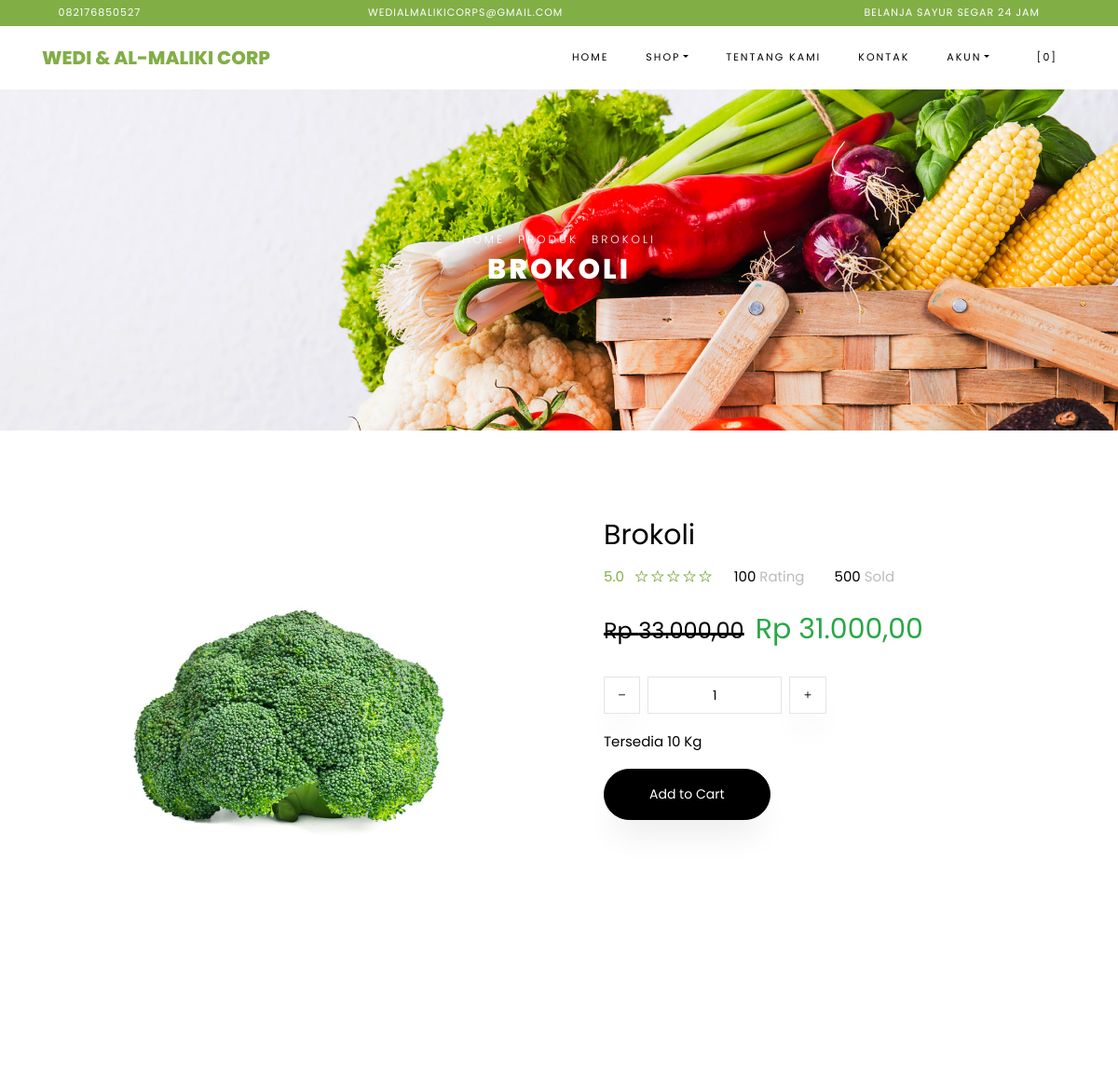
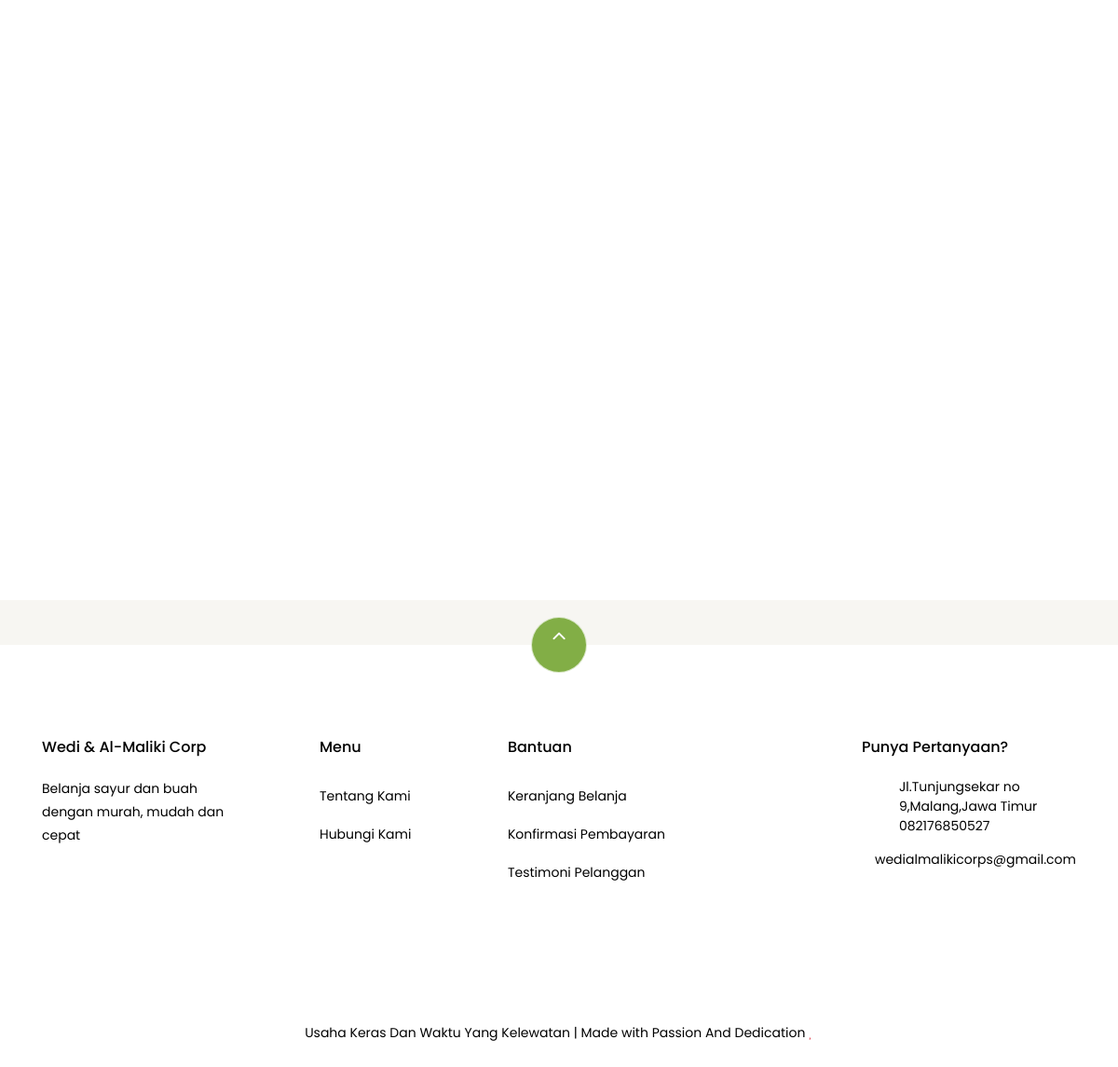
Page /index.php/shop/product/2/BS350420/ on the committed database (2 pictures, top to bottom).
### tables this page shows
CREATE TABLE `settings` (
  `id` int(10) NOT NULL,
  `key` varchar(32) NOT NULL,
  `content` text NOT NULL
);

CREATE TABLE `products` (
  `id` bigint(20) NOT NULL,
  `category_id` int(10) DEFAULT NULL,
  `sku` varchar(32) DEFAULT NULL,
  `name` varchar(191) NOT NULL,
  `description` varchar(191) DEFAULT NULL,
  `picture_name` varchar(191) DEFAULT NULL,
  `price` decimal(8,2) NOT NULL,
  `current_discount` decimal(8,2) DEFAULT 0.00,
  `stock` int(10) NOT NULL,
  `product_unit` varchar(32) DEFAULT NULL,
  `is_available` tinyint(1) DEFAULT 1,
  `add_date` datetime DEFAULT NULL
);

### application/views/themes/vegefoods/shop/view_single_product.php (the view, shortened to what the rows shown need)
<div class="hero-wrap hero-bread" style="background-image: url('<?php echo get_theme_uri('images/bg_1.jpg'); ?>');">
    <div class="container">
      <div class="row no-gutters slider-text align-items-center justify-content-center">
        <div class="col-md-9 ftco-animate text-center">
            <p class="breadcrumbs"><span class="mr-2"><?php echo anchor(base_url(), 'Home'); ?></span>
            <span class="mr-2"><?php echo anchor('browse', 'Produk'); ?></span>
            <span><?php echo $product->name; ?></span></p>
          <h1 class="mb-0 bread"><?php echo $product->name; ?></h1>
        </div>
      </div>
    </div>
  </div>
  <section class="ftco-section">
      <div class="container">
          <div class="row">
              <div class="col-lg-6 mb-5 ftco-animate">
                  <a href="<?php echo base_url('assets/uploads/products/'. $product->picture_name); ?>" class="image-popup"><img src="<?php echo base_url('assets/uploads/products/'. $product->picture_name); ?>" class="img-fluid" alt="<?php echo $product->name; ?>"></a>
              </div>
              <div class="col-lg-6 product-details pl-md-5 ftco-animate">
                  <h3><?php echo $product->name; ?></h3>
                  <div class="rating d-flex">
                          <p class="text-left mr-4">
                              <a href="#" class="mr-2">5.0</a>
                              <a href="#"><span class="ion-ios-star-outline"></span></a>
                              <a href="#"><span class="ion-ios-star-outline"></span></a>
                              <a href="#"><span class="ion-ios-star-outline"></span></a>
                              <a href="#"><span class="ion-ios-star-outline"></span></a>
                              <a href="#"><span class="ion-ios-star-outline"></span></a>
                          </p>
                          <p class="text-left mr-4">
                              <a href="#" class="mr-2" style="color: #000;">100 <span style="color: #bbb;">Rating</span></a>
                          </p>
                          <p class="text-left">
                              <a href="#" class="mr-2" style="color: #000;">500 <span style="color: #bbb;">Sold</span></a>
                          </p>
                      </div>
                  <p class="price">
                      <?php if ($product->current_discount > 0) : ?>
                        <span class="mr-2 price-dc"><strike><small>Rp <?php echo format_rupiah($product->price); ?></small></strike></span>
                        <span class="price-sale text-success">Rp <?php echo format_rupiah($product->price - $product->current_discount); ?></span>
                      <?php else : ?>
                      <span>Rp <?php echo format_rupiah($product->price); ?></span>
                      <?php endif; ?>
                    </p>
                      <div class="row mt-4">
                          <div class="input-group col-md-6 d-flex mb-3">
                   <span class="input-group-btn mr-2">
                      <button type="button" class="quantity-left-minus btn"  data-type="minus" data-field="">
                     <i class="ion-ios-remove"></i>
                      </button>
                      </span>
                   <input type="text" id="quantity" name="quantity" class="form-control input-number" value="1" min="1" max="100">
                   <span class="input-group-btn ml-2">
                      <button type="button" class="quantity-right-plus btn" data-type="plus" data-field="">
                       <i class="ion-ios-add"></i>
                   </button>
                   </span>
                </div>
                <div class="col-md-12">
                    <p style="color: #000;">Tersedia <?php echo $product->stock; ?> <?php echo $product->product_unit; ?></p>
                </div>
            </div>
            <p><a href="#" class="btn btn-black btn-sm py-3 px-5 add-cart cart-btn" data-sku="<?php echo $product->sku; ?>" data-name="<?php echo $product->name; ?>" data-price="<?php echo ($product->current_discount > 0) ? ($product->price - $product->current_discount) : $product->price; ?>" data-id="<?php echo $product->id; ?>">Add to Cart</a></p>
              </div>
          </div>
      </div>
  </section>
  <section class="ftco-section">
      <div class="container">
              <div class="row justify-content-center mb-3 pb-3">
      </div>
      </div>
      <div class="container">
          <div class="row">
          </div>
      </div>
  </section>

### application/views/themes/vegefoods/header.php (shortened to what the rows shown need)
?><!DOCTYPE html>
<html lang="en">
  <head>
    <link rel="stylesheet" href="<?php echo get_theme_uri('css/open-iconic-bootstrap.min.css'); ?>">
    <link rel="stylesheet" href="<?php echo get_theme_uri('css/animate.css'); ?>">
    <link rel="stylesheet" href="<?php echo get_theme_uri('css/owl.carousel.min.css'); ?>">
    <link rel="stylesheet" href="<?php echo get_theme_uri('css/owl.theme.default.min.css'); ?>">
    <link rel="stylesheet" href="<?php echo get_theme_uri('css/magnific-popup.css'); ?>">
    <link rel="stylesheet" href="<?php echo get_theme_uri('css/aos.css'); ?>">
	<link rel="stylesheet" href="<?php echo get_theme_uri('css/ionicons.min.css'); ?>">
	<link rel="stylesheet" href="<?php echo get_theme_uri('js/plugins/@fortawesome/fontawesome-free/css/all.min.css', 'argon'); ?>">
    <link rel="stylesheet" href="<?php echo get_theme_uri('css/bootstrap-datepicker.css'); ?>">
    <link rel="stylesheet" href="<?php echo get_theme_uri('css/jquery.timepicker.css'); ?>">
    <link rel="stylesheet" href="<?php echo get_theme_uri('css/flaticon.css'); ?>">
    <link rel="stylesheet" href="<?php echo get_theme_uri('css/icomoon.css'); ?>">
	<link rel="stylesheet" href="<?php echo get_theme_uri('css/style.css'); ?>">
	<link rel="stylesheet" href="<?php echo base_url('assets/plugins/toastr/toastr.min.css'); ?>">
  </head>
  <body class="goto-here">
		<div class="py-1 bg-primary">
    	<div class="container">
    		<div class="row no-gutters d-flex align-items-start align-items-center px-md-0">
	    		<div class="col-lg-12 d-block">
		    		<div class="row d-flex">
		    			<div class="col-md pr-4 d-flex topper align-items-center">
					    	<div class="icon mr-2 d-flex justify-content-center align-items-center"><span class="icon-phone2"></span></div>
						    <span class="text"><?php echo get_settings('store_phone_number'); ?></span>
					    </div>
					    <div class="col-md pr-4 d-flex topper align-items-center">
					    	<div class="icon mr-2 d-flex justify-content-center align-items-center"><span class="icon-paper-plane"></span></div>
						    <span class="text"><?php echo get_settings('store_email'); ?></span>
					    </div>
					    <div class="col-md-5 pr-4 d-flex topper align-items-center text-lg-right">
						    <span class="text"><?php echo get_settings('store_tagline'); ?></span>
					    </div>
				    </div>
			    </div>
		    </div>
		  </div>
    </div>
    <nav class="navbar navbar-expand-lg navbar-dark ftco_navbar bg-dark ftco-navbar-light" id="ftco-navbar">
	    <div class="container">
	      <a class="navbar-brand" href="<?php echo base_url(); ?>"><?php echo get_store_name(); ?></a>
	      <div class="collapse navbar-collapse" id="ftco-nav">
	        <ul class="navbar-nav ml-auto">
	          <li class="nav-item active"><a href="<?php echo base_url(); ?>" class="nav-link">Home</a></li>
	          <li class="nav-item dropdown">
              <a class="nav-link dropdown-toggle" href="#" id="dropdown04" data-toggle="dropdown" aria-haspopup="true" aria-expanded="false">Shop</a>
            </li>
	          <li class="nav-item"><a href="<?php echo site_url('pages/about'); ?>" class="nav-link">Tentang Kami</a></li>
              <li class="nav-item"><a href="<?php echo site_url('pages/contact'); ?>" class="nav-link">Kontak</a></li>
              <li class="nav-item dropdown">
              <a class="nav-link dropdown-toggle" href="#" id="dropdown05" data-toggle="dropdown" aria-haspopup="true" aria-expanded="false">Akun</a>
            </li>
	          <li class="nav-item cta cta-colored"><a href="<?php echo site_url('shop/cart'); ?>" class="nav-link"><span class="icon-shopping_cart"></span>[<span class="cart-item-total">0</span>]</a></li>
	        </ul>
	      </div>
	    </div>
	  </nav>

### application/views/themes/vegefoods/footer.php (shortened to what the rows shown need)
<section class="ftco-section ftco-no-pt ftco-no-pb py-5 bg-light">
    <div class="container py-4">
    </div>
  </section>
  <footer class="ftco-footer ftco-section">
    <div class="container">
        <div class="row">
            <div class="mouse">
                      <a href="#" class="mouse-icon">
                          <div class="mouse-wheel"><span class="ion-ios-arrow-up"></span></div>
                      </a>
                  </div>
        </div>
      <div class="row mb-5">
        <div class="col-md">
          <div class="ftco-footer-widget mb-4">
            <h2 class="ftco-heading-2"><?php echo get_store_name(); ?></h2>
            <p><?php echo get_settings('store_description'); ?></p>
            <ul class="ftco-footer-social list-unstyled float-md-left float-lft mt-5">
            </ul>
          </div>
        </div>
        <div class="col-md">
          <div class="ftco-footer-widget mb-4 ml-md-5">
            <h2 class="ftco-heading-2">Menu</h2>
            <ul class="list-unstyled">
              <li><a href="<?php echo site_url('pages/about'); ?>" class="py-2 d-block">Tentang Kami</a></li>
              <li><a href="<?php echo site_url('pages/contact'); ?>" class="py-2 d-block">Hubungi Kami</a></li>
            </ul>
          </div>
        </div>
        <div class="col-md-4">
           <div class="ftco-footer-widget mb-4">
            <h2 class="ftco-heading-2">Bantuan</h2>
            <div class="d-flex">
                <ul class="list-unstyled mr-l-5 pr-l-3 mr-4">
                  <li><a href="<?php echo site_url('shop/cart'); ?>" class="py-2 d-block">Keranjang Belanja</a></li>
                  <li><a href="<?php echo site_url('customer/payments/confirm'); ?>" class="py-2 d-block">Konfirmasi Pembayaran</a></li>
                  <li><a href="<?php echo site_url('shop/testimonial'); ?>" class="py-2 d-block">Testimoni Pelanggan</a></li>
                </ul>
              </div>
          </div>
        </div>
        <div class="col-md">
          <div class="ftco-footer-widget mb-4">
              <h2 class="ftco-heading-2">Punya Pertanyaan?</h2>
              <div class="block-23 mb-3">
                <ul>
                  <li><span class="icon icon-map-marker"></span><span class="text"><?php echo get_settings('store_address'); ?></span></li>
                  <li><a href="#"><span class="icon icon-phone"></span><span class="text"><?php echo get_settings('store_phone_number'); ?></span></a></li>
                  <li><a href="#"><span class="icon icon-envelope"></span><span class="text"><?php echo get_settings('store_email'); ?></span></a></li>
                </ul>
              </div>
          </div>
        </div>
      </div>
      <div class="row">
        <div class="col-md-12 text-center">
          <p>
          Usaha Keras  Dan Waktu Yang Kelewatan | Made with Passion And Dedication <i class="icon-heart text-danger" aria-hidden="true"></i>
                      </p>
        </div>
      </div>
    </div>
  </footer>
</body>
</html>

### rows in the picture
settings: content "082176850527"
settings: content "WEDIALMALIKICORPS@GMAIL.COM", content "wedialmalikicorps@gmail.com"
settings: content "BELANJA SAYUR SEGAR 24 JAM"
settings: content "WEDI & AL-MALIKI CORP", content "Wedi & Al-Maliki Corp"
settings: content (picture)
products: name "BROKOLI", picture_name (picture), name "Brokoli", price "33.000,00", format_rupiah($product->price - $product->current_discount) "31.000,00", stock "10", product_unit "Kg"
settings: content "Belanja sayur dan buah dengan murah, mudah dan cepat"
settings: content "Jl.Tunjungsekar no 9,Malang,Jawa Timur"

### other values in the picture
anchor(base_url(), 'Home') "HOME"
anchor('browse', 'Produk') "PRODUK"
